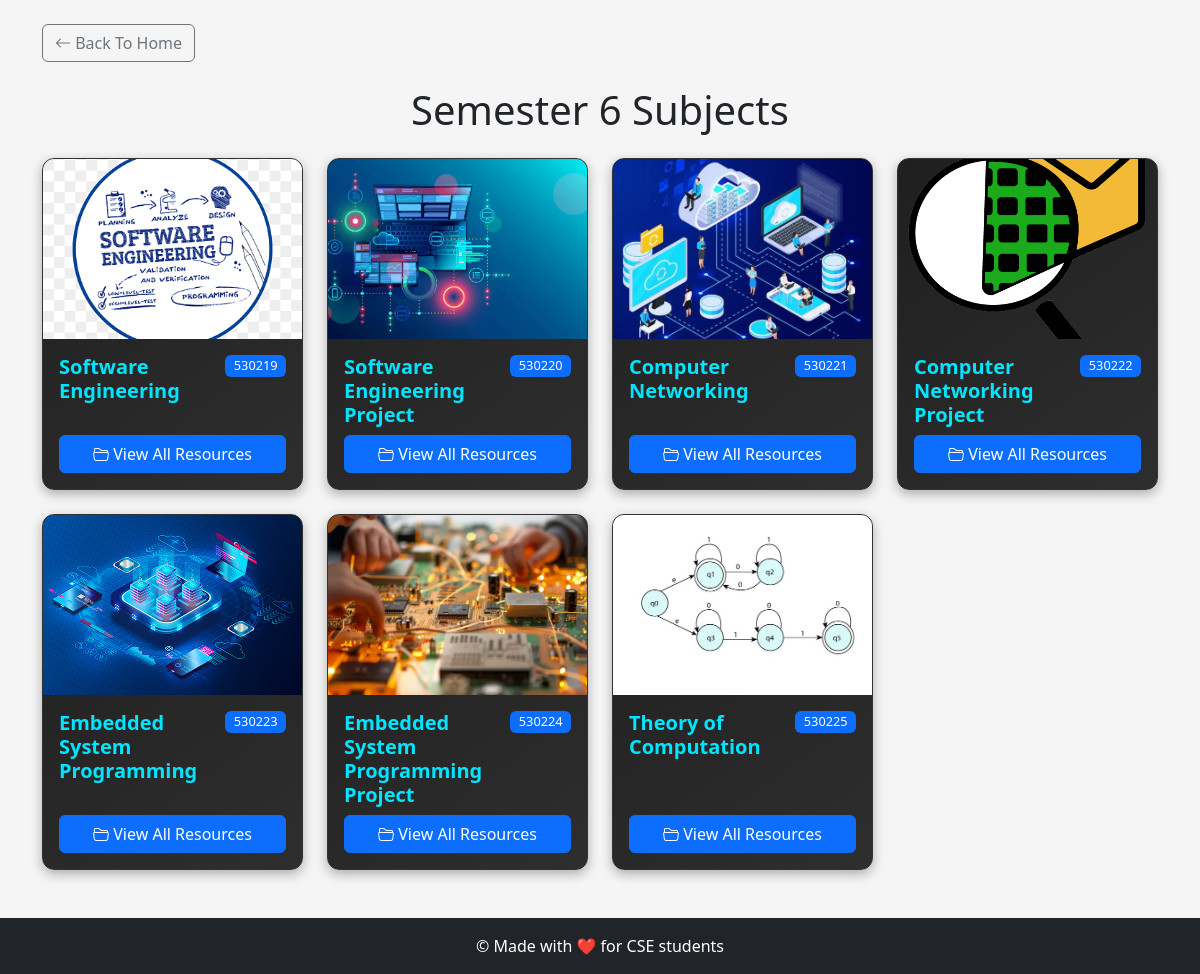
/semester/6/, run on the app's committed database.
### notes/models.py (models this page shows, shortened)
class Subject(models.Model):
    title = models.CharField(max_length=100)
    code = models.CharField(max_length=20, blank=True, null=True)
    credit = models.DecimalField(max_digits=4, decimal_places=2)
    description = models.TextField(blank=True, null=True)
    image = models.ImageField(upload_to='subject_images/', blank=True, null=True)
    semester = models.IntegerField(choices=[(i, f'Semester {i}') for i in range(1, 9)])
    slug = models.SlugField(max_length=100, unique=True, blank=True)

### notes/views.py (the view)
# urls.py: path('semester/<int:semester_num>/', views.semester_view, name='semester_view'),
def semester_view(request, semester_num):
    if not 1 <= semester_num <= 8:
        raise Http404("Semester does not exist (choose 1-8)")
    subjects = Subject.objects.filter(semester=semester_num).order_by('code').prefetch_related('files')
    paginator = Paginator(subjects, 10)  # 10 subjects per page
    page_number = request.GET.get('page')
    page_obj = paginator.get_page(page_number)
    for subject in page_obj:
        subject.resource_categories = []
        for category in SubjectFile.FILE_CATEGORIES:
            files = subject.files.filter(category=category[0])
            if files.exists():
                subject.resource_categories.append({
                    'name': category[1],
                    'count': files.count(),
                    'icon': get_category_icon(category[0])  # Note: removed self.
                })
    return render(request, 'semester.html', {
        'subjects': page_obj,
        'semester_num': semester_num,
        'file_categories': SubjectFile.FILE_CATEGORIES,
    })

### notes/templates/semester.html (shortened to what this page needs)
{% load static %}
<!DOCTYPE html>
<html>
<head>
  <link href="https://cdn.jsdelivr.net/npm/bootstrap@5.3.3/dist/css/bootstrap.min.css" rel="stylesheet">
  <link href="https://cdn.jsdelivr.net/npm/bootstrap-icons@1.10.5/font/bootstrap-icons.css" rel="stylesheet">
  <link rel="stylesheet" href="{% static 'css/style.css' %}">
</head>
<body>
  <div class="container py-4">
    <a href="{% url 'home' %}" class="btn btn-outline-secondary mb-4">
      <i class="bi bi-arrow-left"></i> Back To Home
    </a>
    <h1 class="text-center mb-4">Semester {{ semester_num }} Subjects</h1>
    <div class="row">
      {% for subject in subjects %}
      <div class="col-md-3 mb-4">
        <div class="card subject-card h-100 d-flex flex-column">
             {% if subject.image %}
          <img src="{{ subject.image.url }}" class="card-img-top" alt="{{ subject.title }}" style="height: 180px; object-fit: cover;">
          {% else %}
          <div class="card-img-top bg-light d-flex align-items-center justify-content-center" style="height: 180px;">
            <i class="bi bi-journal-bookmark-fill text-muted" style="font-size: 3rem;"></i>
          </div>
          {% endif %}
          <div class="card-body d-flex flex-column flex-grow-1">
            <div class="d-flex justify-content-between">
              <h3 class="card-title">{{ subject.title }}</h3>
              <span class="badge bg-primary align-self-start">{{ subject.code }}</span>
            </div>
             <div class="mt-auto">
            <a href="{% url 'subject_detail' subject.slug %}" class="btn btn-primary w-100 mt-auto">
              <i class="bi bi-folder2-open"></i> View All Resources
            </a>
            </div>
          </div>
        </div>
      </div>
      {% endfor %}
    </div>
  </div>
<footer class="footer bg-dark text-white py-3 mt-auto">
    <div class="container text-center">
      <p class="mb-0">&copy; Made with ❤️ for CSE students</p>
    </div>
  </footer>
</body>
</html>

### static/css/style.css (style rules this page uses)
.badge { font-size: 0.8rem; font-weight: 500; }
.subject-card { border-radius: 8px; border-left: 4px solid #0d6efd; transition: all 0.2s ease; overflow: hidden; position: relative; height: 200px; background-size: cover; background-position: center; color: white; box-shadow: 0 4px 8px rgba(0,0,0,0.1); }
body { font-family: 'Segoe UI', sans-serif; background-color: #f5f5f5; }
.card { background: linear-gradient(145deg, #1f1f1f, #2e2e2e); color: #f5f5f5; border: 1px solid #333; border-radius: 12px; transition: transform 0.2s ease, box-shadow 0.2s ease; box-shadow: 0 4px 12px rgba(0, 0, 0, 0.3); }
.card .card-title { font-weight: 600; font-size: 1.25rem; color: #00e5ff; }
.footer { background-color: #212529; color: #fff; padding: 20px 0; }

### data on the page
Subject: image (picture), title "Software Engineering", code "530219"
Subject: image (picture), title "Software Engineering Project", code "530220"
Subject: image (picture), title "Computer Networking", code "530221"
Subject: image (picture), title "Computer Networking Project", code "530222"
Subject: image (picture), title "Embedded System Programming", code "530223"
Subject: image (picture), title "Embedded System Programming Project", code "530224"
Subject: image (picture), title "Theory of Computation", code "530225"

### other printed values
{{ semester_num }} "6"
